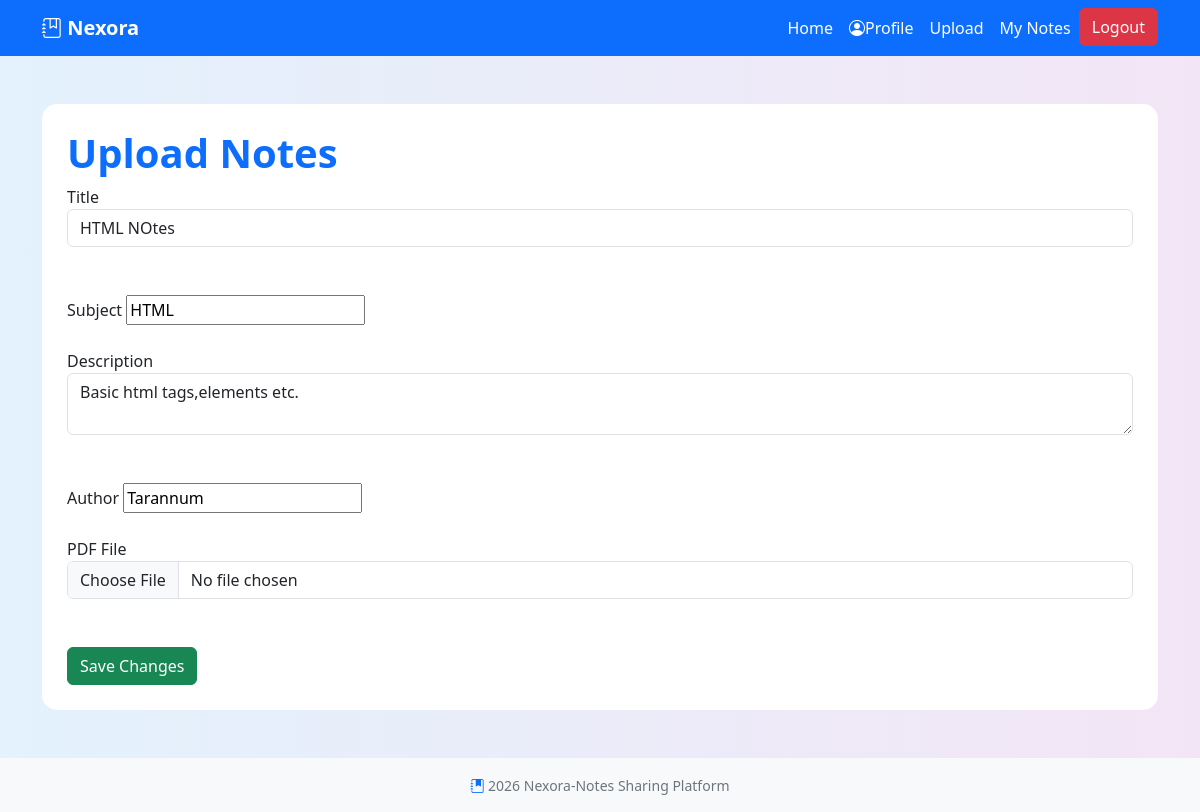
The app's page /edit/7/ (signed in) with its own data.
### Notes/models.py (models this page shows, shortened)
class Note(models.Model):
    title = models.CharField(max_length = 200)
    subject = models.CharField(max_length = 100)
    description = models.TextField()
    author = models.CharField(max_length=200)
    uploaded_at = models.DateTimeField(auto_now_add=True)
    file = models.FileField(upload_to = 'notes/', blank=True, null=True)

### Notes/views.py (the view, shortened to what this page needs)
# urls.py: path('edit/<int:id>/',views.edit_note),
def edit_note(request, id):
    note = Note.objects.get(id = id)
    if note.author != request.user.username:
            return redirect('/')
    return render(request, 'edit.html', {'note': note})

### Notes/templates/edit.html (shortened to what this page needs)
{% extends "base.html" %}
 {% block content %}
    <div class = "container mt-5">
        <div class = "form-box">
        <h1 class = "main-heading">Upload Notes</h1>
    <form method = "POST"  enctype ="multipart/form-data">
        <label >Title</label>
        <input type="text" name="title"  value = "{{note.title}}" class ="form-control">
        <br><br>
        <label >Subject</label>
        <input type="text" name="subject" value = "{{note.subject}}">
        <br><br>
        <label >Description</label>
        <textarea name="description" class = "form-control">{{note.description}}</textarea>
        <br><br>
        <label >Author</label>
        <input type="text" name = "author" value="{{note.author}}">
        <br><br>
        <label >PDF File</label>
        <input type="file" name = "file" class= "form-control">
        <br><br>
        <button type = "submit" class = "btn btn-success">Save Changes</button>
    </form>
</div>
 </div>
 {% endblock %}

### Notes/static/CSS/style.css (style rules this page uses)
body { background:linear-gradient(to right,#e3f2fd,#f3e5f5) }
h1 { color:#0d6efd; font-weight: bold; }
.form-box { background-color:white; padding:25px; border-radius:15px; box-shadow:0, 4px,12px rgba(0,0,0,0.1); }

### records on screen
Note: title "HTML NOtes", subject "HTML", description "Basic html tags,elements etc.", author "Tarannum"
